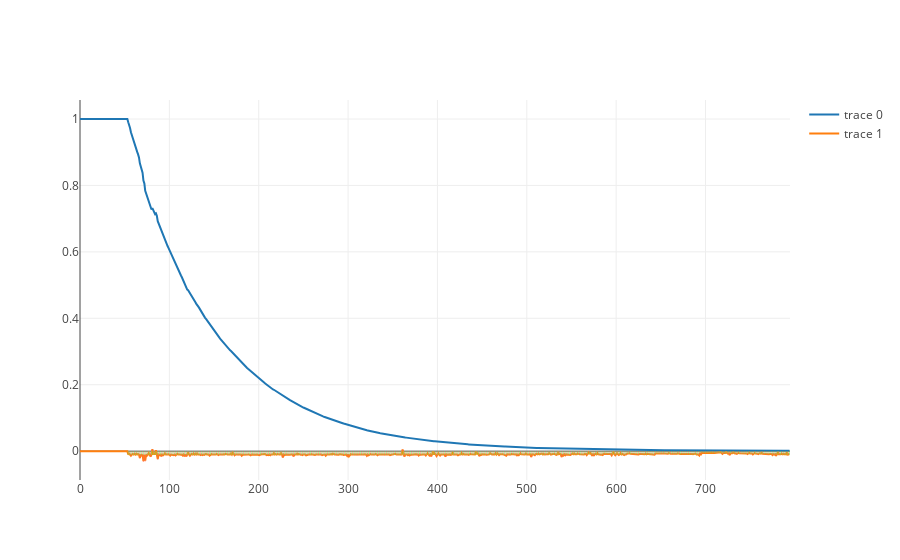

Notebook code for this chart:
### Code cell
yd = run['reward']
data = [
    go.Scatter(
        x=list(range(0, len(run))),
        y=run['total_value'],
    ),
    go.Scatter(
        x=list(range(0, len(run))),
        y=yd,
    )
]
s = []
for e, i in enumerate(run['action']):
    if i == 0 and run['swap'].iloc[e] == 1:
        s += [{
            'type': 'line',
            'x0': e,
            'y0': 0,
            'x1': e,
            'y1': yd.iloc[e]*1.1,
            'opacity': 0.5,
            'line': {
                'color': 'rgb(100, 255, 100)',
                'width': 1,
            }
        }]
    elif i == 0 and run['swap'].iloc[e] == 0:
        s += [{
            'type': 'line',
            'x0': e,
            'y0': 0,
            'x1': e,
            'y1': yd.iloc[e]*1.1,
            'opacity': 0.5,
            'line': {
                'color': 'rgb(255, 100, 100)',
                'width': 1,
            }
        }]
layout = {
    'shapes': s
    }
py.iplot({'data': data, 'layout': layout})
